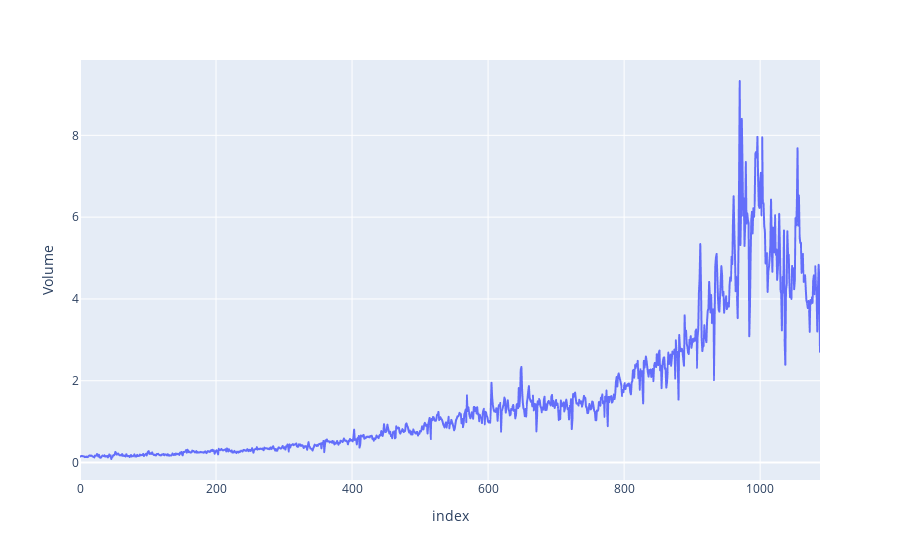

Write notebook code for a chart like this one.
### Code cell
px.line(
    df,
    y="Volume",
)

### Figure 1 — Plotly figure (JSON) as saved in the notebook; plotly's stock layout.template omitted (floating-point values rounded to 4 significant figures; data arrays with more than 128 entries replaced by an {"elided": "..."} marker saying what was removed)
{"data": [{"hovertemplate": "index=%{x}<br>Volume=%{y}<extra></extra>", "legendgroup": "", "line": {"color": "#636efa", "dash": "solid"}, "marker": {"symbol": "circle"}, "mode": "lines", "name": "", "showlegend": false, "type": "scattergl", "x": {"elided": "1089 int values"}, "xaxis": "x", "y": {"elided": "1089 float values"}, "yaxis": "y"}], "layout": {"legend": {"tracegroupgap": 0}, "margin": {"t": 60}, "xaxis": {"anchor": "y", "domain": [0, 1], "title": {"text": "index"}}, "yaxis": {"anchor": "x", "domain": [0, 1], "title": {"text": "Volume"}}}}
